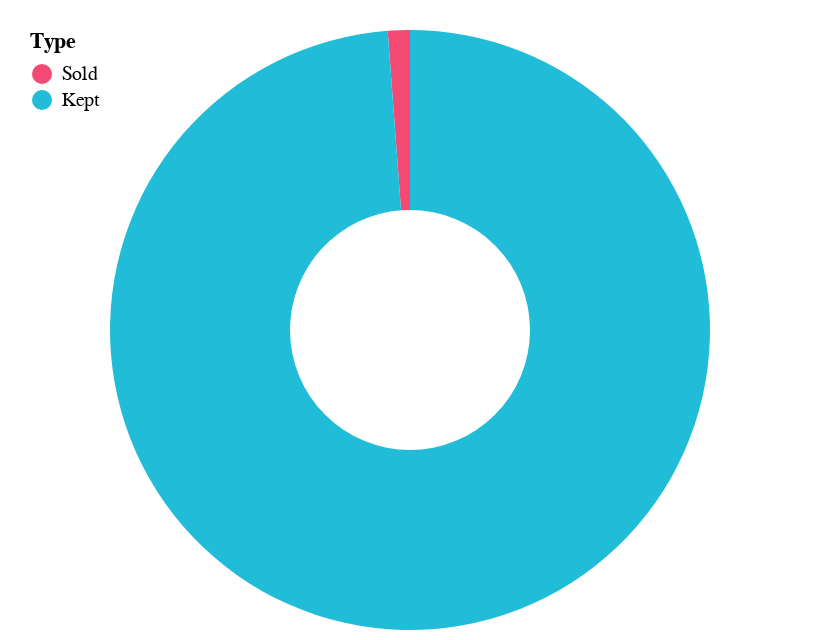

Notebook code cell kept with this figure:
### Code cell
cp.sender_airdrop_op_charts(dp.amount_airdropped_dumped_df, dp.amount_airdropped_dumped_df.columns)

### Figure 1 — Vega-Lite specification as saved in the notebook (floating-point values rounded to 4 significant figures)
{"config": {"view": {"continuousWidth": 400, "continuousHeight": 300, "strokeOpacity": 0}}, "data": {"name": "data-20a4b6f7f72958040792cce18fcb4d69"}, "mark": {"type": "arc", "innerRadius": 60}, "encoding": {"color": {"field": "Type", "legend": {"direction": "vertical", "legendY": -10, "orient": "none", "padding": 10}, "scale": {"domain": ["Sold", "Kept"], "range": ["#F24A72", "#21bcd7", "#ffffff"]}, "type": "nominal"}, "theta": {"field": "Amount", "type": "quantitative"}, "tooltip": [{"field": "Amount", "type": "nominal"}, {"field": "Type", "type": "nominal"}]}, "$schema": "https://vega.github.io/schema/vega-lite/v4.17.0.json", "datasets": {"data-20a4b6f7f72958040792cce18fcb4d69": [{"Type": "Sold", "Amount": 118500.0}, {"Type": "Kept", "Amount": 9881000.0}]}}
